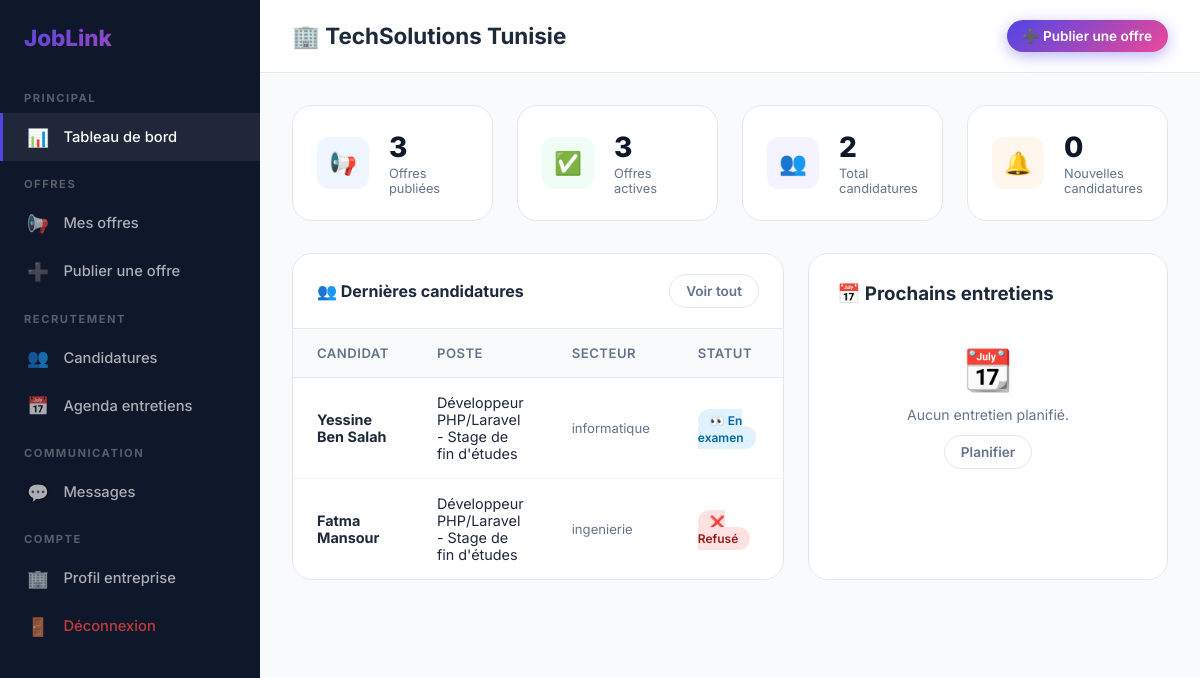
Page /entreprise/dashboard.php (signed in) on the committed database.
### tables this page shows
CREATE TABLE `company_profiles` (
  `id` int(11) NOT NULL AUTO_INCREMENT,
  `user_id` int(11) NOT NULL,
  `company_name` varchar(150) NOT NULL,
  `description` text DEFAULT NULL,
  `website_url` varchar(255) DEFAULT NULL,
  `logo_path` varchar(255) DEFAULT NULL,
  `sector` varchar(100) DEFAULT NULL,
  `location` varchar(100) DEFAULT NULL,
  `updated_at` timestamp NOT NULL DEFAULT current_timestamp() ON UPDATE current_timestamp(),
  PRIMARY KEY (`id`),
  KEY `user_id` (`user_id`),
  CONSTRAINT `fk_company_user` FOREIGN KEY (`user_id`) REFERENCES `users` (`id`) ON DELETE CASCADE
);

CREATE TABLE `applications` (
  `id` int(11) NOT NULL AUTO_INCREMENT,
  `offer_id` int(11) NOT NULL,
  `student_id` int(11) NOT NULL,
  `cover_letter` text DEFAULT NULL,
  `status` enum('pending','reviewed','accepted','rejected') NOT NULL DEFAULT 'pending',
  `applied_at` timestamp NOT NULL DEFAULT current_timestamp(),
  PRIMARY KEY (`id`),
  KEY `offer_id` (`offer_id`),
  KEY `student_id` (`student_id`),
  CONSTRAINT `fk_app_offer` FOREIGN KEY (`offer_id`) REFERENCES `job_offers` (`id`) ON DELETE CASCADE,
  CONSTRAINT `fk_app_student` FOREIGN KEY (`student_id`) REFERENCES `student_profiles` (`id`) ON DELETE CASCADE
);

CREATE TABLE `student_profiles` (
  `id` int(11) NOT NULL AUTO_INCREMENT,
  `user_id` int(11) NOT NULL,
  `first_name` varchar(100) NOT NULL,
  `last_name` varchar(100) NOT NULL,
  `bio` text DEFAULT NULL,
  `cv_path` varchar(255) DEFAULT NULL,
  `portfolio_url` varchar(255) DEFAULT NULL,
  `sector` varchar(100) DEFAULT NULL,
  `location` varchar(100) DEFAULT NULL,
  `updated_at` timestamp NOT NULL DEFAULT current_timestamp() ON UPDATE current_timestamp(),
  PRIMARY KEY (`id`),
  KEY `user_id` (`user_id`),
  CONSTRAINT `fk_student_user` FOREIGN KEY (`user_id`) REFERENCES `users` (`id`) ON DELETE CASCADE
);

CREATE TABLE `job_offers` (
  `id` int(11) NOT NULL AUTO_INCREMENT,
  `company_id` int(11) NOT NULL,
  `title` varchar(200) NOT NULL,
  `description` text NOT NULL,
  `offer_type` enum('stage','emploi') NOT NULL,
  `sector` varchar(100) DEFAULT NULL,
  `location` varchar(100) DEFAULT NULL,
  `duration` varchar(100) DEFAULT NULL,
  `remuneration` varchar(100) DEFAULT NULL,
  `status` enum('active','closed') NOT NULL DEFAULT 'active',
  `created_at` timestamp NOT NULL DEFAULT current_timestamp(),
  PRIMARY KEY (`id`),
  KEY `company_id` (`company_id`),
  CONSTRAINT `fk_offer_company` FOREIGN KEY (`company_id`) REFERENCES `company_profiles` (`id`) ON DELETE CASCADE
);

### entreprise/dashboard.php (the view, shortened to what this page needs)
<?php
require_once '../includes/auth.php';
$cp = $pdo->prepare("SELECT * FROM company_profiles WHERE user_id=?");
$cp->execute([$_SESSION['user_id']]);
$company = $cp->fetch();
$cid = $company['id'];
$total_offers  = $pdo->prepare("SELECT COUNT(*) FROM job_offers WHERE company_id=?"); $total_offers->execute([$cid]);
$active_offers = $pdo->prepare("SELECT COUNT(*) FROM job_offers WHERE company_id=? AND status='active'"); $active_offers->execute([$cid]);
$total_apps    = $pdo->prepare("SELECT COUNT(*) FROM applications a JOIN job_offers jo ON a.offer_id=jo.id WHERE jo.company_id=?"); $total_apps->execute([$cid]);
$new_apps      = $pdo->prepare("SELECT COUNT(*) FROM applications a JOIN job_offers jo ON a.offer_id=jo.id WHERE jo.company_id=? AND a.status='pending'"); $new_apps->execute([$cid]);
$recent = $pdo->prepare("SELECT a.*,jo.title,sp.first_name,sp.last_name,sp.sector FROM applications a JOIN job_offers jo ON a.offer_id=jo.id JOIN student_profiles sp ON a.student_id=sp.id WHERE jo.company_id=? ORDER BY a.applied_at DESC LIMIT 6");
$recent->execute([$cid]);
$recent_apps = $recent->fetchAll();
$upcoming = $pdo->prepare("SELECT i.*,jo.title,sp.first_name,sp.last_name FROM interviews i JOIN applications a ON i.application_id=a.id JOIN job_offers jo ON a.offer_id=jo.id JOIN student_profiles sp ON a.student_id=sp.id WHERE jo.company_id=? AND i.status='scheduled' AND i.scheduled_at >= NOW() ORDER BY i.scheduled_at LIMIT 5");
$upcoming->execute([$cid]);
$upcoming_interviews = $upcoming->fetchAll();
?>
<!DOCTYPE html><html lang="fr"><head><meta charset="UTF-8"><meta name="viewport" content="width=device-width,initial-scale=1">
<title>Tableau de bord Entreprise - JobLink</title><link rel="stylesheet" href="/siteadam/css/style.css"></head>
<body>
<div class="dash-layout">
  <?php include '../includes/sidebar_company.php'; ?>
  <div class="dash-content">
    <div class="dash-header">
      <h1>🏢 <?= htmlspecialchars($company['company_name']) ?></h1>
      <a href="/siteadam/entreprise/nouvelle-offre.php" class="btn btn-primary btn-sm">➕ Publier une offre</a>
    </div>
    <div class="dash-body">
      <div class="stats-grid">
        <div class="stat-card"><div class="stat-icon blue">📢</div><div><div class="stat-val"><?= $total_offers->fetchColumn() ?></div><div class="stat-lbl">Offres publiées</div></div></div>
        <div class="stat-card"><div class="stat-icon green">✅</div><div><div class="stat-val"><?= $active_offers->fetchColumn() ?></div><div class="stat-lbl">Offres actives</div></div></div>
        <div class="stat-card"><div class="stat-icon purple">👥</div><div><div class="stat-val"><?= $total_apps->fetchColumn() ?></div><div class="stat-lbl">Total candidatures</div></div></div>
        <div class="stat-card"><div class="stat-icon orange">🔔</div><div><div class="stat-val"><?= $new_apps->fetchColumn() ?></div><div class="stat-lbl">Nouvelles candidatures</div></div></div>
      </div>
      <div style="display:grid;grid-template-columns:1fr 360px;gap:1.5rem">
        <div class="table-wrap">
          <div class="table-head">
            <h3>👥 Dernières candidatures</h3>
            <a href="/siteadam/entreprise/candidatures.php" class="btn btn-outline btn-sm">Voir tout</a>
          </div>
          <?php if(empty($recent_apps)): ?>
          <div class="empty-state" style="padding:2rem">
            <div class="empty-icon">📭</div>
            <h3>Aucune candidature</h3>
            <p>Publiez des offres pour recevoir des candidatures.</p>
            <a href="/siteadam/entreprise/nouvelle-offre.php" class="btn btn-primary btn-sm" style="margin-top:1rem">Publier une offre</a>
          </div>
          <?php else: ?>
          <table>
            <thead><tr><th>Candidat</th><th>Poste</th><th>Secteur</th><th>Statut</th><th>Date</th><th>Action</th></tr></thead>
            <tbody>
            <?php foreach($recent_apps as $a): ?>
            <tr>
              <td><strong><?= htmlspecialchars($a['first_name'].' '.$a['last_name']) ?></strong></td>
              <td><?= htmlspecialchars($a['title']) ?></td>
              <td style="font-size:.82rem;color:var(--muted)"><?= htmlspecialchars($a['sector']??'-') ?></td>
              <td><span class="badge badge-<?= $a['status'] ?>"><?= ['pending'=>'⏳ Nouveau','reviewed'=>'👀 En examen','accepted'=>'✅ Accepté','rejected'=>'❌ Refusé'][$a['status']] ?></span></td>
              <td style="font-size:.82rem;color:var(--muted)"><?= date('d/m/Y',strtotime($a['applied_at'])) ?></td>
            </tr>
            <?php endforeach; ?>
            </tbody>
          </table>
          <?php endif; ?>
        </div>
        <div class="card">
          <h3 style="margin-bottom:1rem">📅 Prochains entretiens</h3>
          <?php if(empty($upcoming_interviews)): ?>
          <div style="text-align:center;padding:1.5rem 0;color:var(--muted)">
            <div style="font-size:2.5rem;margin-bottom:.75rem">📆</div>
            <p style="font-size:.88rem">Aucun entretien planifié.</p>
            <a href="/siteadam/entreprise/agenda.php" class="btn btn-outline btn-sm" style="margin-top:.75rem">Planifier</a>
          </div>
          <?php endif; ?>
        </div>
      </div>
    </div>
  </div>
</div>
</body></html>

### css/style.css (style rules this page uses)
:root { --primary: #4f46e5; --primary-dark: #3730a3; --primary-light: #eef2ff; --secondary: #ec4899; --accent: #06b6d4; --dark: #0f172a; --light: #f8fafc; --text: #1e293b; --muted: #64748b; --border: #e2e8f0; --white: #ffffff; --success: #10b981; --warning: #f59e0b; --danger: #ef4444; --glass: rgba(255,255,255,0.75); --shadow: 0 4px 6px -1px rgba(0,0,0,.1),0 2px 4px -2px rgba(0,0,0,.1); --shadow-lg: 0 20px 25px -5px rgba(0,0,0,.1),0 8px 10px -6px rgba(0,0,0,.1); --radius: 12px; --radius-lg: 20px; --transition: all .3s ease; }
* { margin:0;padding:0;box-sizing:border-box }
html { scroll-behavior:smooth }
body { font-family:'Inter',sans-serif;color:var(--text);background:#f1f5f9;min-height:100vh;display:flex;flex-direction:column }
a { text-decoration:none;color:inherit }
.btn { display:inline-flex;align-items:center;gap:.5rem;padding:.75rem 1.5rem;border-radius:50px;font-weight:600;font-size:.95rem;cursor:pointer;border:none;transition:var(--transition) }
.btn-primary { background:linear-gradient(135deg,var(--primary),var(--secondary));color:#fff;box-shadow:0 4px 15px rgba(79,70,229,.4) }
.btn-outline { background:transparent;color:var(--muted);border:1.5px solid var(--border) }
.btn-sm { padding:.5rem 1rem;font-size:.85rem }
.card { background:var(--white);border-radius:var(--radius-lg);padding:1.75rem;border:1px solid var(--border);transition:var(--transition) }
.dash-layout { display:flex;min-height:100vh }
.dash-content { flex:1;overflow:auto;background:#f8fafc }
.dash-header { background:var(--white);padding:1.25rem 2rem;border-bottom:1px solid var(--border);display:flex;align-items:center;justify-content:space-between }
.dash-header h1 { font-size:1.4rem;font-weight:700 }
.dash-body { padding:2rem }
.stats-grid { display:grid;grid-template-columns:repeat(auto-fit,minmax(200px,1fr));gap:1.5rem;margin-bottom:2rem }
.stat-card { background:var(--white);border-radius:var(--radius-lg);padding:1.5rem;border:1px solid var(--border);display:flex;align-items:center;gap:1.25rem }
.stat-icon { width:52px;height:52px;border-radius:var(--radius);display:flex;align-items:center;justify-content:center;font-size:1.4rem;flex-shrink:0 }
.stat-icon.blue { background:#eff6ff;color:#3b82f6 }
.stat-icon.green { background:#f0fdf4;color:#16a34a }
.stat-icon.purple { background:#f5f3ff;color:#7c3aed }
.stat-icon.orange { background:#fff7ed;color:#ea580c }
.stat-val { font-size:1.75rem;font-weight:800;color:var(--dark) }
.stat-lbl { font-size:.8rem;color:var(--muted);margin-top:.1rem }
.table-wrap { background:var(--white);border-radius:var(--radius-lg);border:1px solid var(--border);overflow:hidden }
.table-head { display:flex;align-items:center;justify-content:space-between;padding:1.25rem 1.5rem;border-bottom:1px solid var(--border) }
.table-head h3 { font-size:1rem;font-weight:700 }
table { width:100%;border-collapse:collapse }
table th { background:#f8fafc;padding:1rem 1.5rem;text-align:left;font-size:.82rem;font-weight:600;color:var(--muted);text-transform:uppercase;letter-spacing:.5px;border-bottom:1px solid var(--border) }
table td { padding:1rem 1.5rem;font-size:.9rem;border-bottom:1px solid rgba(226,232,240,.5) }
table tr:last-child td { border-bottom:none }
.badge { padding:.25rem .75rem;border-radius:50px;font-size:.75rem;font-weight:600 }
.badge-reviewed { background:#e0f2fe;color:#0369a1 }
.badge-rejected { background:#fee2e2;color:#991b1b }

### rows in the picture
company_profiles: company_name "TechSolutions Tunisie"
applications: student.last_name "Yessine Ben Salah", offer.title "Développeur PHP/Laravel - Stage de fin d'études", student.sector "informatique", status "👀 En examen"
applications: student.last_name "Fatma Mansour", offer.title "Développeur PHP/Laravel - Stage de fin d'études", student.sector "ingenierie", status "❌ Refusé"

### other values in the picture
$total_offers->fetchColumn() "3"
$active_offers->fetchColumn() "3"
$total_apps->fetchColumn() "2"
$new_apps->fetchColumn() "0"
